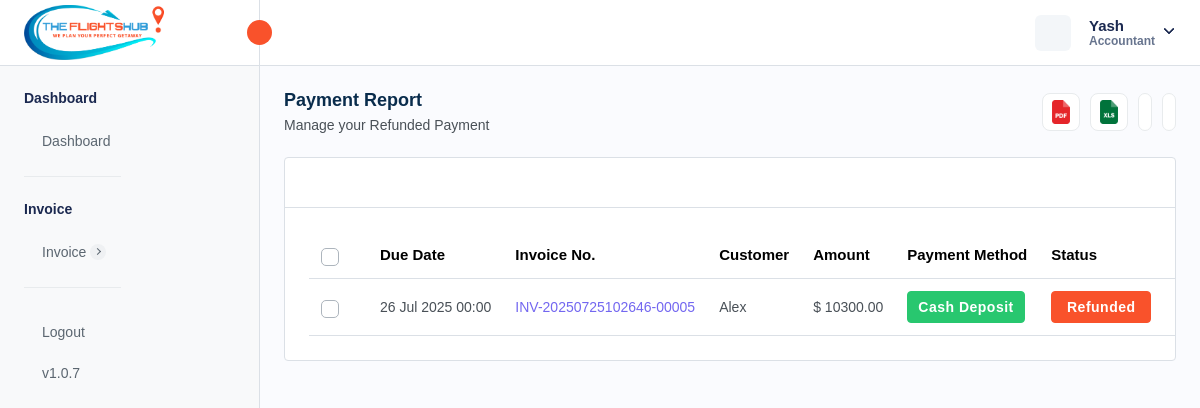
The page /payment-refunded.php (signed in) on the database its author committed.
### tables this page shows
CREATE TABLE `company_settings` (
  `company_id` int NOT NULL AUTO_INCREMENT,
  `company_name` varchar(255) DEFAULT NULL,
  `company_email` varchar(255) DEFAULT NULL,
  `company_phone` varchar(20) DEFAULT NULL,
  `company_website` varchar(255) DEFAULT NULL,
  `company_logo` varchar(255) DEFAULT NULL,
  `favicon` varchar(255) DEFAULT NULL,
  `address` text,
  `country` varchar(100) DEFAULT NULL,
  `state` varchar(100) DEFAULT NULL,
  `city` varchar(100) DEFAULT NULL,
  `postal_code` varchar(20) DEFAULT NULL,
  `gst_number` varchar(255) DEFAULT NULL,
  `bz_number` varchar(255) DEFAULT NULL,
  `created_at` timestamp NULL DEFAULT CURRENT_TIMESTAMP,
  `updated_at` timestamp NULL DEFAULT CURRENT_TIMESTAMP ON UPDATE CURRENT_TIMESTAMP,
  PRIMARY KEY (`company_id`)
);

CREATE TABLE `invoice` (
  `invoice_id` int NOT NULL AUTO_INCREMENT,
  `invoice_number` varchar(255) NOT NULL,
  `invoice_title` varchar(255) DEFAULT NULL,
  `payment_method` enum('CREDIT_CARD','DEBIT_CARD','CASH','CASH_DEPOSIT','NET_BANKING','PAYPAL','OTHER') NOT NULL,
  `transaction_id` varchar(255) DEFAULT NULL,
  `status` enum('PAID','PENDING','CANCELLED','REFUNDED') NOT NULL,
  `airline_name` text,
  `travel_date` varchar(45) DEFAULT NULL,
  `due_date` varchar(255) DEFAULT NULL,
  `customer_name` varchar(255) DEFAULT NULL,
  `service_id` json DEFAULT NULL,
  `from_location` text,
  `to_location` text,
  `customer_address` longtext,
  `description` longtext,
  `reminder_enabled` int NOT NULL DEFAULT '0',
  `reminder_count` int NOT NULL DEFAULT '0',
  `organization` varchar(255) DEFAULT NULL,
  `passenger_details` json DEFAULT NULL,
  `total_amount` decimal(10,2) NOT NULL,
  `created_at` timestamp NULL DEFAULT CURRENT_TIMESTAMP,
  `updated_at` timestamp NULL DEFAULT CURRENT_TIMESTAMP ON UPDATE CURRENT_TIMESTAMP,
  `created_by` int NOT NULL,
  `is_active` int NOT NULL DEFAULT '1',
  `customer_email` varchar(255) DEFAULT NULL,
  PRIMARY KEY (`invoice_id`),
  UNIQUE KEY `invoice_number_UNIQUE` (`invoice_number`),
  UNIQUE KEY `transaction_id_UNIQUE` (`transaction_id`)
);

CREATE TABLE `localization_settings` (
  `id` int NOT NULL AUTO_INCREMENT,
  `language` varchar(50) DEFAULT 'English',
  `timezone` varchar(100) DEFAULT 'UTC',
  `date_format` varchar(20) DEFAULT 'd M Y',
  `time_format` varchar(10) DEFAULT '12',
  `currency_id` int DEFAULT NULL,
  `created_at` datetime DEFAULT CURRENT_TIMESTAMP,
  `updated_at` datetime DEFAULT CURRENT_TIMESTAMP ON UPDATE CURRENT_TIMESTAMP,
  PRIMARY KEY (`id`)
);

CREATE TABLE `currency` (
  `currency_id` int NOT NULL AUTO_INCREMENT,
  `currency_name` varchar(255) DEFAULT NULL,
  `currency_code` varchar(45) DEFAULT NULL,
  `currency_symbol` varchar(45) DEFAULT NULL,
  `currency_rate` decimal(10,2) DEFAULT NULL,
  `created_at` timestamp NULL DEFAULT CURRENT_TIMESTAMP,
  `updated_at` timestamp NULL DEFAULT NULL,
  `is_active` int DEFAULT '1',
  PRIMARY KEY (`currency_id`)
);

### payment-refunded.php (the view, shortened to what this page needs)
<?php
require "./database/config.php";
try {
    $stmtFetchInvoices = $db->prepare("SELECT * FROM invoice
    WHERE invoice.status = 'REFUNDED' AND invoice.is_active = 1
    ");
    if ($stmtFetchInvoices->execute()) {
        $invoices = $stmtFetchInvoices->get_result();
    } else {
        $_SESSION['error'] = 'Error for fetching customers';
    }
    $stmtFetchCompanySettings = $db->prepare("SELECT * FROM company_settings");
    $stmtFetchCompanySettings->execute();
    $companySettings = $stmtFetchCompanySettings->get_result()->fetch_array(MYSQLI_ASSOC);
    $stmtFetchLocalizationSettings = $db->prepare("SELECT * FROM localization_settings INNER JOIN currency ON localization_settings.currency_id = currency.currency_id;");
    $stmtFetchLocalizationSettings->execute();
    $localizationSettings = $stmtFetchLocalizationSettings->get_result()->fetch_array(MYSQLI_ASSOC);
} catch (Exception $e) {
    $_SESSION['error'] = $e;
}
?>
<!DOCTYPE html>
<html lang="en">
<head>
    <link rel="stylesheet" href="assets/css/bootstrap.min.css" />
    <link rel="stylesheet" href="assets/css/bootstrap-datetimepicker.min.css" />
    <link rel="stylesheet" href="assets/plugins/daterangepicker/daterangepicker.css" />
    <link rel="stylesheet" href="assets/css/animate.css" />
    <link rel="stylesheet" href="assets/plugins/select2/css/select2.min.css" />
    <link rel="stylesheet" href="assets/css/dataTables.bootstrap5.min.css" />
    <link rel="stylesheet" href="assets/plugins/fontawesome/css/fontawesome.min.css" />
    <link rel="stylesheet" href="assets/plugins/fontawesome/css/all.min.css" />
    <link rel="stylesheet" href="assets/css/style.css" />
    <link rel="stylesheet" href="https://cdn.jsdelivr.net/npm/notyf@3/notyf.min.css" />
</head>
<body>
    <div class="main-wrapper">
        <div class="header">
            <?php require_once("header.php"); ?>
        </div>
        <div class="sidebar" id="sidebar">
            <?php require_once("sidebar.php"); ?>
        </div>
        <div class="page-wrapper">
            <div class="content">
                <div class="page-header justify-content-between">
                    <div class="page-title">
                        <h4>Payment Report</h4>
                        <h6>Manage your Refunded Payment</h6>
                    </div>
                    <ul class="table-top-head">
                        <li>
                            <a data-bs-toggle="tooltip" onclick="exportToPDF()" data-bs-placement="top" title="Pdf"><img
                                    src="assets/img/icons/pdf.svg" alt="img" /></a>
                        </li>
                        <li>
                            <a data-bs-toggle="tooltip" onclick="exportToExcel()" data-bs-placement="top"
                                title="Excel"><img src="assets/img/icons/excel.svg" alt="img" /></a>
                        </li>
                        <li>
                            <a href="" data-bs-toggle="tooltip" data-bs-placement="top" title="Refresh"></a>
                        </li>
                        <li>
                            <a data-bs-toggle="tooltip" data-bs-placement="top" title="Collapse" id="collapse-header"></a>
                        </li>
                    </ul>
                </div>
                <div class="card table-list-card">
                    <div class="card-body">
                        <div class="table-top">
                            <div class="search-set">
                                <div class="search-input">
                                    <a href="" class="btn btn-searchset"></a>
                                </div>
                            </div>
                        </div>
                        <div class="table-responsive">
                            <table id="myTable" class="table datanew">
                                <thead>
                                    <tr>
                                        <th class="no-sort">
                                            <label class="checkboxs">
                                                <span class="checkmarks"></span>
                                            </label>
                                        </th>
                                        <th>Due Date</th>
                                        <th>Invoice No.</th>
                                        <th>Customer</th>
                                        <th>Amount</th>
                                        <th>Payment Method</th>
                                        <th>Status</th>
                                        <th class="no-sort text-center">Action</th>
                                    </tr>
                                </thead>
                                <tbody>
                                    <?php foreach ($invoices->fetch_all(MYSQLI_ASSOC) as $invoice) { ?>
                                        <tr>
                                            <td>
                                                <label class="checkboxs">
                                                    <span class="checkmarks"></span>
                                                </label>
                                            </td>
                                            <td><?php $date = new DateTime($invoice['due_date']);
                                            echo $date->format(isset($localizationSettings["date_format"]) ? $localizationSettings["date_format"] : "d M Y") ?>
                                            </td>
                                            <td class="ref-number"><?php echo $invoice['invoice_number'] ?></td>
                                            <td>
                                                <?php echo $invoice['customer_name'] ?>
                                            </td>
                                            <td>
                                                <?php echo (isset($localizationSettings["currency_symbol"]) ? $localizationSettings["currency_symbol"] : "$") . " " . $invoice['total_amount'] ?>
                                            </td>
                                              <td class="payment-info">
                                                <?php if ($invoice['payment_method'] == 'CREDIT_CARD') { ?>
                                                    <span class="badge badge-lg bg-success">Credit Card</span>
                                                <?php } elseif ($invoice['payment_method'] == 'DEBIT_CARD') { ?>
                                                    <span class="badge badge-lg bg-success">Debit Card</span>
                                                <?php } elseif ($invoice['payment_method'] == 'CASH') { ?>
                                                    <span class="badge badge-lg bg-success">Cash</span>
                                                <?php } elseif ($invoice['payment_method'] == 'CASH_DEPOSIT') { ?>
                                                    <span class="badge badge-lg bg-success">Cash Deposit</span>
                                                <?php } elseif ($invoice['payment_method'] == 'NET_BANKING') { ?>
                                                    <span class="badge badge-lg bg-primary">Net Banking</span>
                                                <?php } elseif ($invoice['payment_method'] == 'PAYPAL') { ?>
                                                    <span class="badge badge-lg bg-primary">Paypal</span>
                                                <?php } elseif ($invoice['payment_method'] == 'OTHER') { ?>
                                                    <span class="badge badge-lg bg-warning">Other</span>
                                                <?php } ?>
                                            </td>
                                            <td>
                                                <?php if ($invoice['status'] == 'PAID') { ?>
                                                    <span class="badge badge-lg bg-success">Paid</span>
                                                <?php } elseif ($invoice['status'] == 'CANCELLED') { ?>
                                                    <span class="badge badge-lg bg-danger">Cancelled</span>
                                                <?php } elseif ($invoice['status'] == 'PENDING') { ?>
                                                    <span class="badge badge-lg bg-warning">Pending</span>
                                                <?php } elseif ($invoice['status'] == 'REFUNDED') { ?>
                                                    <span class="badge badge-lg bg-primary">Refunded</span>
                                                <?php } ?>
                                            </td>
                                            <td class="text-center">
                                            </td>
                                        </tr>
                                    <?php } ?>
                                </tbody>
                            </table>
                        </div>
                    </div>
                </div>
            </div>
        </div>
    </div>
</body>
</html>

### header.php (shortened to what this page needs)
<div class="header">
    <div class="header-left active">
        <a href="admin-dashboard.php" class="logo logo-normal">
            <img src="<?= isset($companySettings['company_logo']) ? $companySettings['company_logo'] : "assets/img/logo/vis-logo.png" ?>" alt="" />
        </a>
        <a id="toggle_btn" href="javascript:void(0);">
            <i data-feather="chevrons-left" class="feather-16"></i>
        </a>
    </div>
    <ul class="nav user-menu">
        <li class="nav-item nav-item-box">
            <a href="javascript:void(0);" id="btnFullscreen">
            </a>
        </li>
        <li class="nav-item dropdown has-arrow main-drop">
            <a href="javascript:void(0);" class="dropdown-toggle nav-link userset" data-bs-toggle="dropdown">
                <span class="user-info">
                    <span class="user-detail">
                        <span
                            class="user-name"><?php echo isset($_SESSION['admin_name']) ? $_SESSION['admin_name'] : "Vibrantick" ?></span>
                        <span class="user-role"><?php echo isset($_SESSION['admin_role']) ? $_SESSION['admin_role'] : "Admin"  ?></span>
                    </span>
                </span>
            </a>
        </li>
    </ul>
</div>

### rows shown on the page
company_settings: company_logo (picture)
invoice: due_date.date_format "26 Jul 2025 00:00", invoice_number "INV-20250725102646-00005", customer_name "Alex", total_amount "10300.00", payment_method "Cash Deposit", status "Refunded"
currency: currency_symbol "$"

### other values the page prints
$_SESSION['admin_name'] "Yash"
$_SESSION['admin_role'] "Accountant"
